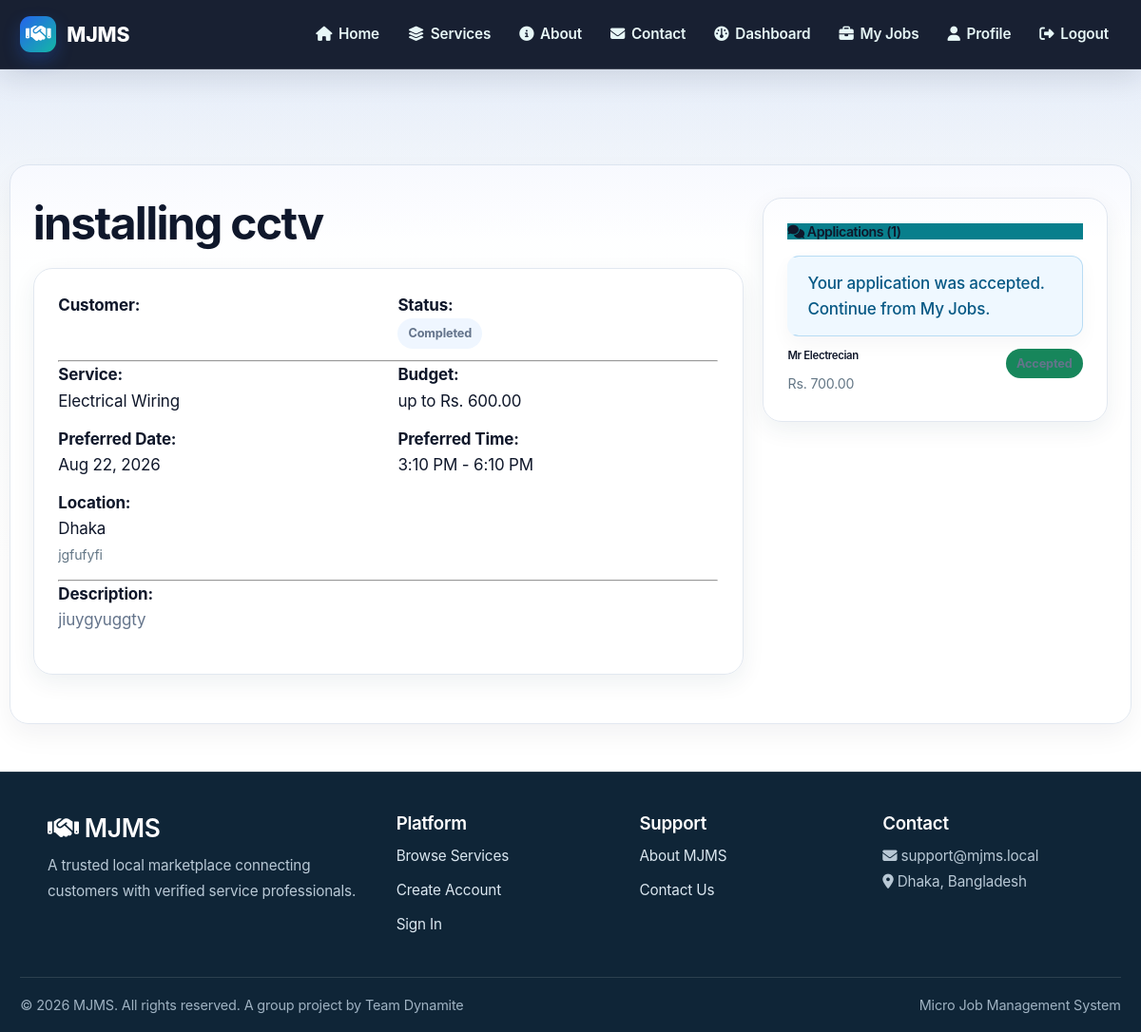
The app's page /bookings/requests/8/ (signed in) with its own data.
### bookings/models.py (models this page shows, shortened)
class ServiceRequest(models.Model):
    STATUS_CHOICES = [
        ('OPEN', 'Open - Accepting Applications'),
        ('REVIEWING', 'Reviewing Applications'),
        ('ASSIGNED', 'Worker Assigned'),
        ('IN_PROGRESS', 'In Progress'),
        ('COMPLETED', 'Completed'),
        ('CANCELLED', 'Cancelled'),
    ]
    customer = models.ForeignKey(
        settings.AUTH_USER_MODEL,
        on_delete=models.CASCADE,
        related_name='service_requests'
    )
    service = models.ForeignKey(
        Service,
        on_delete=models.CASCADE,
        related_name='service_requests'
    )
    title = models.CharField(max_length=200, help_text="Brief title of the service needed")
    description = models.TextField()
    problem_photo = models.ImageField(
        upload_to='service_request_photos/',
        blank=True,
        null=True,
        help_text='Optional photo showing the problem'
    )
    location = models.CharField(max_length=255)
    address = models.TextField()
    preferred_date = models.DateField()
    preferred_time_start = models.TimeField(null=True, blank=True)
    preferred_time_end = models.TimeField(null=True, blank=True)
    budget_min = models.DecimalField(max_digits=10, decimal_places=2, null=True, blank=True)
    budget_max = models.DecimalField(max_digits=10, decimal_places=2, null=True, blank=True)
    status = models.CharField(
        max_length=20,
        choices=STATUS_CHOICES,
        default='OPEN'
    )
    created_at = models.DateTimeField(auto_now_add=True)
    updated_at = models.DateTimeField(auto_now=True)
    class Meta:
        ordering = ['-created_at']
        indexes = [
            models.Index(fields=['customer', '-created_at']),
            models.Index(fields=['status', '-created_at']),
            models.Index(fields=['preferred_date']),
        ]

class JobApplication(models.Model):
    STATUS_CHOICES = [
        ('PENDING', 'Pending Review'),
        ('ACCEPTED', 'Accepted'),
        ('REJECTED', 'Rejected'),
        ('WITHDRAWN', 'Withdrawn by Worker'),
    ]
    service_request = models.ForeignKey(
        ServiceRequest,
        on_delete=models.CASCADE,
        related_name='job_applications'
    )
    worker = models.ForeignKey(
        settings.AUTH_USER_MODEL,
        on_delete=models.CASCADE,
        related_name='job_applications'
    )
    proposed_price = models.DecimalField(max_digits=10, decimal_places=2)
    estimated_duration = models.DurationField(help_text="Estimated time to complete the job")
    proposal_message = models.TextField(
        blank=True,
        help_text="Optional message explaining why you're the best choice for this job"
    )
    can_start_date = models.DateField(help_text="When you can start working")
    agreed_to_schedule = models.BooleanField(
        default=False,
        help_text="Worker agrees to the customer's requested date and time"
    )
    worker_rating_at_application = models.DecimalField(
        max_digits=3, decimal_places=2, default=0
    )
    worker_completed_jobs = models.PositiveIntegerField(default=0)
    status = models.CharField(
        max_length=20,
        choices=STATUS_CHOICES,
        default='PENDING'
    )
    created_at = models.DateTimeField(auto_now_add=True)
    updated_at = models.DateTimeField(auto_now=True)
    class Meta:
        ordering = ['-created_at']
        unique_together = ['service_request', 'worker']  # Worker can only apply once
        indexes = [
            models.Index(fields=['service_request', 'status']),
            models.Index(fields=['worker', 'status']),
        ]

### services/models.py (models this page shows, shortened)
class Service(models.Model):
    name = models.CharField(max_length=100)
    category = models.ForeignKey(
        Category,
        on_delete=models.CASCADE,
        related_name='services',
        help_text='The category this service belongs to'
    )
    description = models.TextField()
    price = models.DecimalField(max_digits=10, decimal_places=2)
    image = models.ImageField(upload_to='service_images/')
    duration = models.CharField(max_length=50, help_text='Estimated duration (e.g., "2 hours")')
    location = models.CharField(max_length=100, blank=True, null=True)
    featured = models.BooleanField(default=False)
    is_available = models.BooleanField(default=True)
    created_at = models.DateTimeField(auto_now_add=True)
    updated_at = models.DateTimeField(auto_now=True)
    class Meta:
        ordering = ['category__name', 'name']
        indexes = [
            models.Index(fields=['category', 'is_available']),
        ]

### accounts/models.py (models this page shows, shortened)
class CustomUser(AbstractBaseUser, PermissionsMixin):
    ROLE_CHOICES = (
        ('customer', 'Customer'),
        ('worker', 'Worker'),
        ('admin', 'Admin'),
    )
    first_name = models.CharField(max_length=150, blank=True)
    last_name = models.CharField(max_length=150, blank=True)
    email = models.EmailField(unique=True)
    is_staff = models.BooleanField(default=False)
    is_active = models.BooleanField(default=True)
    date_joined = models.DateTimeField(auto_now_add=False, null=True)
    objects = CustomUserManager()
    USERNAME_FIELD = 'email'
    REQUIRED_FIELDS = []
    def __init__(self, *args, **kwargs):
        legacy_verified = kwargs.pop('is_verified_worker', None)
        if legacy_verified is not None:
            kwargs['worker_status'] = 'APPROVED' if legacy_verified else 'PENDING'
        super().__init__(*args, **kwargs)
    WORKER_STATUS_CHOICES = [
        ('PENDING', 'Pending Approval'),
        ('APPROVED', 'Approved'),
        ('REJECTED', 'Rejected'),
        ('BLOCKED', 'Blocked'),
    ]
    CUSTOMER_STATUS_CHOICES = [
        ('ACTIVE', 'Active'),
        ('BLOCKED', 'Blocked'),
    ]
    role = models.CharField(max_length=20, choices=ROLE_CHOICES, default='customer')
    phone = models.CharField(max_length=15, blank=True, null=True)
    address = models.TextField(blank=True, null=True)
    city = models.CharField(max_length=100, blank=True, null=True)
    profile_picture = models.ImageField(
        upload_to='profile_pictures/',
        blank=True,
        null=True
    )
    preferred_contact_method = models.CharField(
        max_length=20,
        choices=(
            ('Email', 'Email'),
            ('SMS', 'SMS'),
        ),
        default='Email'
    )
    receive_notifications = models.BooleanField(default=True)
    is_blocked = models.BooleanField(default=False)
    worker_status = models.CharField(
        max_length=20,
        choices=WORKER_STATUS_CHOICES,
        default='PENDING',
        null=True,
        blank=True,
        help_text="Status for worker accounts only"
    )
    customer_status = models.CharField(
        max_length=20,
        choices=CUSTOMER_STATUS_CHOICES,
        default='ACTIVE',
        null=True,
        blank=True,
        help_text="Status for customer accounts only"
    )
    created_at = models.DateTimeField(auto_now_add=True, null=True)
    updated_at = models.DateTimeField(auto_now=True)
    def get_full_name(self):
        return f'{self.first_name} {self.last_name}'.strip()
    @property
    def is_verified_worker(self):
        """Backward-compatible alias for the worker approval status."""
        return self.role == 'worker' and self.worker_status == 'APPROVED'
    class Meta:
        indexes = [
            models.Index(fields=['role', 'created_at']),
            models.Index(fields=['is_blocked']),
        ]

### bookings/views.py (the view)
# urls.py: path('requests/<int:pk>/', views.service_request_detail, name='service_request_detail'),
@login_required
def service_request_detail(request, pk):
    service_request = get_object_or_404(ServiceRequest, pk=pk)
    if request.user.role == 'admin':
        messages.warning(request, 'Admins cannot access the customer/worker request workflow.')
        return redirect('dashboard_home')
    if request.user.role == 'customer' and service_request.customer != request.user:
        messages.error(request, 'You do not have permission to view this request.')
        return redirect('service_request_list')
    if request.user.role == 'customer':
        applications = service_request.job_applications.select_related('worker').all()
        worker_application = None
    else:
        applications = service_request.job_applications.filter(worker=request.user)
        worker_application = applications.first()
    context = {
        'service_request': service_request,
        'applications': applications,
        'worker_application': worker_application,
    }
    return render(request, 'bookings/service_request_detail.html', context)

### templates/bookings/service_request_detail.html (shortened to what this page needs)
{% extends "base.html" %}
{% load static %}
{% block content %}
<div class="container" style="margin-top: 100px; margin-bottom: 50px;">
    <div class="row">
        <div class="col-md-8">
            <h1 style="margin-bottom: 20px;">{{ service_request.title }}</h1>
            <div class="card shadow-sm mb-4">
                <div class="card-body">
                    <div class="row mb-3">
                        <div class="col-md-6">
                            <strong>Customer:</strong><br>
                        </div>
                        <div class="col-md-6">
                            <strong>Status:</strong><br>
                            <span class="badge bg-{% if service_request.status == 'OPEN' %}info{% elif service_request.status == 'ASSIGNED' %}success{% elif service_request.status == 'COMPLETED' %}secondary{% else %}warning{% endif %}">
                                {{ service_request.get_status_display }}
                            </span>
                        </div>
                    </div>
                    <hr>
                    <div class="row mb-3">
                        <div class="col-md-6">
                            <strong>Service:</strong><br>
                            {% if service_request.service %}
                                {{ service_request.service.name }}
                            {% else %}
                                Not specified
                            {% endif %}
                        </div>
                        <div class="col-md-6">
                            <strong>Budget:</strong><br>
                            {% if service_request.budget_min and service_request.budget_max %}
                                Rs. {{ service_request.budget_min }} - {{ service_request.budget_max }}
                            {% elif service_request.budget_max %}
                                up to Rs. {{ service_request.budget_max }}
                            {% else %}
                                Not specified
                            {% endif %}
                        </div>
                    </div>
                    <div class="row mb-3">
                        <div class="col-md-6">
                            <strong>Preferred Date:</strong><br>
                            {{ service_request.preferred_date|date:"M d, Y" }}
                        </div>
                        <div class="col-md-6">
                            <strong>Preferred Time:</strong><br>
                            {% if service_request.preferred_time_start %}
                                {{ service_request.preferred_time_start|time:"g:i A" }}
                                {% if service_request.preferred_time_end %}
                                    - {{ service_request.preferred_time_end|time:"g:i A" }}
                                {% endif %}
                            {% else %}
                                Not specified
                            {% endif %}
                        </div>
                    </div>
                    <div class="row mb-3">
                        <div class="col-md-12">
                            <strong>Location:</strong><br>
                            {{ service_request.location }}<br>
                            <small class="text-muted">{{ service_request.address }}</small>
                        </div>
                    </div>
                    <hr>
                    <div>
                        <strong>Description:</strong><br>
                        <p>{{ service_request.description }}</p>
                    </div>
                </div>
            </div>
        </div>
        <div class="col-md-4">
            <div class="card shadow-sm">
                <div class="card-header bg-primary text-white">
                    <h5 class="card-title mb-0">
                        <i class="fas fa-comments"></i> Applications ({{ applications.count }})
                    </h5>
                </div>
                <div class="card-body">
                    {% if request.user.role == 'worker' %}
                        {% for app in applications %}
                            {% if app.worker == request.user %}
                                <div class="alert alert-info mb-3">
                                    {% if app.status == 'PENDING' %}
                                        Your application is pending customer review.
                                    {% elif app.status == 'ACCEPTED' %}
                                        Your application was accepted. Continue from My Jobs.
                                    {% elif app.status == 'REJECTED' %}
                                        Your application was rejected for this request.
                                    {% else %}
                                        You already applied for this request.
                                    {% endif %}
                                </div>
                            {% endif %}
                        {% endfor %}
                    {% endif %}
                    {% if applications %}
                        <div class="list-group">
                            {% for application in applications %}
                                <div class="list-group-item">
                                    <div class="d-flex justify-content-between align-items-start">
                                        <div>
                                            <h6 class="mb-1">
                                                {% if application.worker.worker_profile %}
                                                    {{ application.worker.get_full_name }}
                                                {% else %}
                                                    {{ application.worker.email }}
                                                {% endif %}
                                            </h6>
                                            <small class="text-muted">
                                                Rs. {{ application.proposed_price }}
                                            </small>
                                        </div>
                                        <span class="badge bg-{% if application.status == 'PENDING' %}warning{% elif application.status == 'ACCEPTED' %}success{% elif application.status == 'REJECTED' %}danger{% else %}secondary{% endif %}">
                                        </span>
                                    </div>
                                </div>
                            {% endfor %}
                        </div>
                    {% else %}
                        <p class="text-muted text-center">No applications yet</p>
                    {% endif %}
                </div>
            </div>
        </div>
    </div>
</div>
{% endblock %}

### records on screen
ServiceRequest: title "installing cctv", status "Completed", service.name "Electrical Wiring", budget_max "600.00", preferred_date "Aug 22, 2026", preferred_time_start "3:10 PM", preferred_time_end "6:10 PM", location "Dhaka", address "jgfufyfi", description "jiuygyuggty"
JobApplication: shows "Your application was accepted. Continue from My Jobs.", worker.get_full_name "Mr Electrecian", proposed_price "700.00"

### other values on screen
{{ applications.count }} "1"
